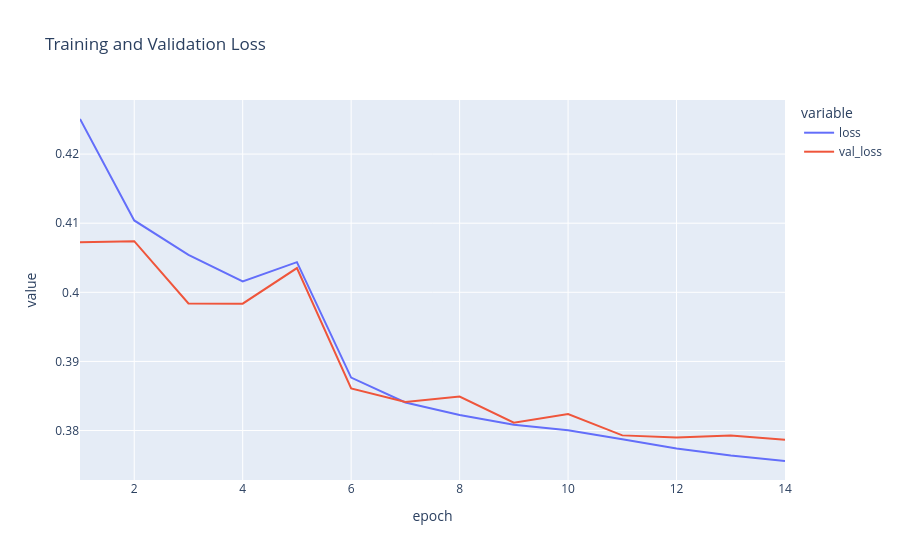

Source (notebook cell):
### Code cell
fig=px.line(df,x="epoch",y=["loss","val_loss"],title="Training and Validation Loss")
fig.show()

### Figure 1 — Plotly figure (JSON) as saved in the notebook; plotly's stock layout.template omitted (floating-point values rounded to 4 significant figures)
{"data": [{"hovertemplate": "variable=loss<br>epoch=%{x}<br>value=%{y}<extra></extra>", "legendgroup": "loss", "line": {"color": "#636efa", "dash": "solid"}, "marker": {"symbol": "circle"}, "mode": "lines", "name": "loss", "orientation": "v", "showlegend": true, "type": "scatter", "x": [1, 2, 3, 4, 5, 6, 7, 8, 9, 10, 11, 12, 13, 14], "xaxis": "x", "y": [0.4251, 0.4104, 0.4054, 0.4016, 0.4044, 0.3877, 0.3841, 0.3823, 0.3808, 0.3801, 0.3788, 0.3774, 0.3764, 0.3756], "yaxis": "y"}, {"hovertemplate": "variable=val_loss<br>epoch=%{x}<br>value=%{y}<extra></extra>", "legendgroup": "val_loss", "line": {"color": "#EF553B", "dash": "solid"}, "marker": {"symbol": "circle"}, "mode": "lines", "name": "val_loss", "orientation": "v", "showlegend": true, "type": "scatter", "x": [1, 2, 3, 4, 5, 6, 7, 8, 9, 10, 11, 12, 13, 14], "xaxis": "x", "y": [0.4073, 0.4074, 0.3984, 0.3984, 0.4035, 0.3861, 0.3841, 0.3849, 0.3811, 0.3824, 0.3793, 0.379, 0.3793, 0.3787], "yaxis": "y"}], "layout": {"autosize": true, "legend": {"title": {"text": "variable"}, "tracegroupgap": 0}, "title": {"text": "Training and Validation Loss"}, "xaxis": {"anchor": "y", "autorange": true, "domain": [0, 1], "range": [1, 14], "title": {"text": "epoch"}, "type": "linear"}, "yaxis": {"anchor": "x", "autorange": true, "domain": [0, 1], "range": [0.3728, 0.4278], "title": {"text": "value"}, "type": "linear"}}}
